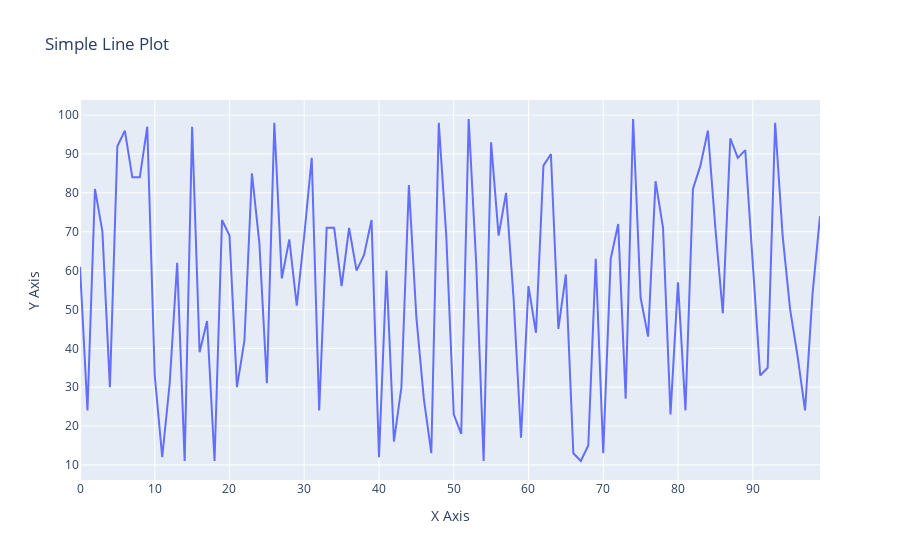

Notebook code for this chart:
### Code cell
import plotly.graph_objects as go
import numpy as np

# Generating random dataset
np.random.seed(42)  # For reproducibility
x = np.arange(0, 100)
y = np.random.randint(10, 100, size=100)

# Creating a line plot
fig = go.Figure(data=go.Scatter(x=x, y=y, mode='lines', name='Random Data'))

# Adding title and axis labels
fig.update_layout(
    title="Simple Line Plot",
    xaxis_title="X Axis",
    yaxis_title="Y Axis"
)

# Show interactive plot
fig.show()

### Figure 1 — Plotly figure (JSON) as saved in the notebook; plotly's stock layout.template omitted (floating-point values rounded to 4 significant figures)
{"data": [{"mode": "lines", "name": "Random Data", "type": "scatter", "x": [0, 1, 2, 3, 4, 5, 6, 7, 8, 9, 10, 11, 12, 13, 14, 15, 16, 17, 18, 19, 20, 21, 22, 23, 24, 25, 26, 27, 28, 29, 30, 31, 32, 33, 34, 35, 36, 37, 38, 39, 40, 41, 42, 43, 44, 45, 46, 47, 48, 49, 50, 51, 52, 53, 54, 55, 56, 57, 58, 59, 60, 61, 62, 63, 64, 65, 66, 67, 68, 69, 70, 71, 72, 73, 74, 75, 76, 77, 78, 79, 80, 81, 82, 83, 84, 85, 86, 87, 88, 89, 90, 91, 92, 93, 94, 95, 96, 97, 98, 99], "y": [61, 24, 81, 70, 30, 92, 96, 84, 84, 97, 33, 12, 31, 62, 11, 97, 39, 47, 11, 73, 69, 30, 42, 85, 67, 31, 98, 58, 68, 51, 69, 89, 24, 71, 71, 56, 71, 60, 64, 73, 12, 60, 16, 30, 82, 48, 27, 13, 98, 69, 23, 18, 99, 62, 11, 93, 69, 80, 53, 17, 56, 44, 87, 90, 45, 59, 13, 11, 15, 63, 13, 63, 72, 27, 99, 53, 43, 83, 71, 23, 57, 24, 81, 87, 96, 71, 49, 94, 89, 91, 62, 33, 35, 98, 69, 50, 38, 24, 54, 74]}], "layout": {"title": {"text": "Simple Line Plot"}, "xaxis": {"title": {"text": "X Axis"}}, "yaxis": {"title": {"text": "Y Axis"}}}}
